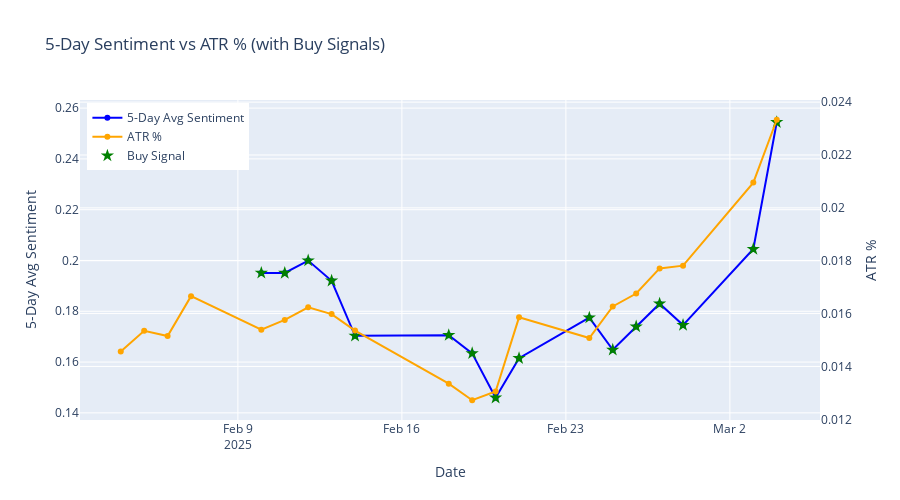

Notebook code cell kept with this figure:
### Code cell
import plotly.graph_objects as go

# Ensure 'Date' is datetime and set as index if needed
merged_data['Date'] = pd.to_datetime(merged_data['Date'])

fig = go.Figure()

# Plot 5-day Avg Sentiment
fig.add_trace(go.Scatter(
    x=merged_data['Date'],
    y=merged_data['5_day_avg_sentiment_norm'],
    mode='lines+markers',
    name='5-Day Avg Sentiment',
    line=dict(color='blue')
))

# Plot ATR %
fig.add_trace(go.Scatter(
    x=merged_data['Date'],
    y=merged_data['atr_pct'],
    mode='lines+markers',
    name='ATR %',
    yaxis='y2',
    line=dict(color='orange')
))

# Optional: Highlight Buy Signal Dates (even though there are none now)
fig.add_trace(go.Scatter(
    x=merged_data.loc[merged_data['Buy_Signal'], 'Date'],
    y=merged_data.loc[merged_data['Buy_Signal'], '5_day_avg_sentiment_norm'],
    mode='markers',
    marker=dict(color='green', size=10, symbol='star'),
    name='Buy Signal'
))

# Add dual axis layout
fig.update_layout(
    title="5-Day Sentiment vs ATR % (with Buy Signals)",
    xaxis_title='Date',
    yaxis=dict(title='5-Day Avg Sentiment'),
    yaxis2=dict(title='ATR %', overlaying='y', side='right'),
    legend=dict(x=0.01, y=0.99),
    height=500
)

fig.show()

### Figure 1 — Plotly figure (JSON) as saved in the notebook; plotly's stock layout.template omitted (floating-point values rounded to 4 significant figures)
{"data": [{"line": {"color": "blue"}, "mode": "lines+markers", "name": "5-Day Avg Sentiment", "type": "scatter", "x": ["2025-02-04T00:00:00", "2025-02-05T00:00:00", "2025-02-06T00:00:00", "2025-02-07T00:00:00", "2025-02-10T00:00:00", "2025-02-11T00:00:00", "2025-02-12T00:00:00", "2025-02-13T00:00:00", "2025-02-14T00:00:00", "2025-02-18T00:00:00", "2025-02-19T00:00:00", "2025-02-20T00:00:00", "2025-02-21T00:00:00", "2025-02-24T00:00:00", "2025-02-25T00:00:00", "2025-02-26T00:00:00", "2025-02-27T00:00:00", "2025-02-28T00:00:00", "2025-03-03T00:00:00", "2025-03-04T00:00:00"], "y": [null, null, null, null, 0.1951, 0.1951, 0.2, 0.192, 0.1703, 0.1706, 0.1634, 0.1459, 0.1615, 0.1775, 0.1648, 0.174, 0.183, 0.1746, 0.2045, 0.2544]}, {"line": {"color": "orange"}, "mode": "lines+markers", "name": "ATR %", "type": "scatter", "x": ["2025-02-04T00:00:00", "2025-02-05T00:00:00", "2025-02-06T00:00:00", "2025-02-07T00:00:00", "2025-02-10T00:00:00", "2025-02-11T00:00:00", "2025-02-12T00:00:00", "2025-02-13T00:00:00", "2025-02-14T00:00:00", "2025-02-18T00:00:00", "2025-02-19T00:00:00", "2025-02-20T00:00:00", "2025-02-21T00:00:00", "2025-02-24T00:00:00", "2025-02-25T00:00:00", "2025-02-26T00:00:00", "2025-02-27T00:00:00", "2025-02-28T00:00:00", "2025-03-03T00:00:00", "2025-03-04T00:00:00"], "y": [0.01456, 0.01535, 0.01515, 0.01666, 0.01539, 0.01576, 0.01624, 0.01598, 0.01536, 0.01335, 0.01272, 0.01305, 0.01586, 0.01508, 0.01627, 0.01676, 0.01771, 0.01781, 0.02095, 0.02333], "yaxis": "y2"}, {"marker": {"color": "green", "size": 10, "symbol": "star"}, "mode": "markers", "name": "Buy Signal", "type": "scatter", "x": ["2025-02-05T00:00:00", "2025-02-10T00:00:00", "2025-02-11T00:00:00", "2025-02-12T00:00:00", "2025-02-13T00:00:00", "2025-02-14T00:00:00", "2025-02-18T00:00:00", "2025-02-19T00:00:00", "2025-02-20T00:00:00", "2025-02-21T00:00:00", "2025-02-24T00:00:00", "2025-02-25T00:00:00", "2025-02-26T00:00:00", "2025-02-27T00:00:00", "2025-02-28T00:00:00", "2025-03-03T00:00:00", "2025-03-04T00:00:00"], "y": [null, 0.1951, 0.1951, 0.2, 0.192, 0.1703, 0.1706, 0.1634, 0.1459, 0.1615, 0.1775, 0.1648, 0.174, 0.183, 0.1746, 0.2045, 0.2544]}], "layout": {"height": 500, "legend": {"x": 0.01, "y": 0.99}, "title": {"text": "5-Day Sentiment vs ATR % (with Buy Signals)"}, "xaxis": {"title": {"text": "Date"}}, "yaxis": {"title": {"text": "5-Day Avg Sentiment"}}, "yaxis2": {"overlaying": "y", "side": "right", "title": {"text": "ATR %"}}}}
